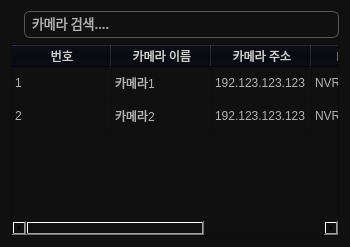
               <widget class="QWidget" name="widget_6" native="true">
                <property name="styleSheet">
                 <string notr="true">background-color: rgb(16, 16, 16);</string>
                </property>
                <layout class="QVBoxLayout" name="verticalLayout_22">
                 <item>
                  <layout class="QVBoxLayout" name="verticalLayout_24">
                   <item>
                    <layout class="QHBoxLayout" name="horizontalLayout_18">
                     <item>
                      <widget class="QLabel" name="label_5">
                       <property name="maximumSize">
                        <size>
                         <width>32</width>
                         <height>32</height>
                        </size>
                       </property>
                       <property name="text">
                        <string/>
                       </property>
                       <property name="pixmap">
                        <pixmap resource="../resourece.qrc">:/ui/ui/images/search_ico.png</pixmap>
                       </property>
                       <property name="scaledContents">
                        <bool>true</bool>
                       </property>
                      </widget>
                     </item>
                     <item>
                      <widget class="QLineEdit" name="ai_server_camera_search_input">
                       <property name="minimumSize">
                        <size>
                         <width>252</width>
                         <height>17</height>
                        </size>
                       </property>
                       <property name="maximumSize">
                        <size>
                         <width>999999</width>
                         <height>27</height>
                        </size>
                       </property>
                       <property name="font">
                        <font>
                         <family>Sans</family>
                         <pointsize>10</pointsize>
                         <bold>false</bold>
                        </font>
                       </property>
                       <property name="focusPolicy">
                        <enum>Qt::FocusPolicy::StrongFocus</enum>
                       </property>
                       <property name="statusTip">
                        <string/>
                       </property>
                       <property name="styleSheet">
                        <string notr="true">

QLineEdit {
qproperty-frame: false;
font-size:10pt;
color: rgb(179,179,179);
background-color: rgba(255, 255, 255, 0);
border: 1px solid #555;
border-radius: 6px;
 padding: 5px;
            }
            
            QLineEdit::placeholder {
                color: rgba(255, 255, 255, 120); /* 반투명 흰색 */
            }</string>
                       </property>
                       <property name="text">
                        <string>카메라 검색....</string>
                       </property>
                       <property name="placeholderText">
                        <string/>
                       </property>
                      </widget>
                     </item>
                    </layout>
                   </item>
                   <item>
                    <widget class="QTableWidget" name="ai_server_info_table">
                     <property name="minimumSize">
                      <size>
                       <width>328</width>
                       <height>120</height>
                      </size>
                     </property>
                     <property name="styleSheet">
                      <string notr="true">
QTableWidget {
    background-color: rgb(16, 16, 16); /* 테이블 전체 배경색 */
    color: rgb(179,179,179);
}

QHeaderView::section {
    color: rgb(209, 209, 209); /* 헤더 텍스트 색상 - 회색 */
	background-color: rgb(7, 7, 16); 

}

QTableWidget::item {
    color: rgb(179,179,179); /* 기본 상태에서의 텍스트 색상 - 흰색 */

}

QTableWidget::item:selected {
    background-color: rgb(32,39,49); /* 선택된 셀의 배경색 */
    color: rgb(255, 255, 255);

}

QScrollBar:vertical {
    border: 1px solid #999999;
    background: #b3b3b3c6;
    width: 8px;
}
QScrollBar::handle:vertical {
background: #2f2f2f; 
min-height: 10px;
width: 8px;

}
</string>
                     </property>
                     <property name="editTriggers">
                      <set>QAbstractItemView::EditTrigger::NoEditTriggers</set>
                     </property>
                     <property name="dragDropOverwriteMode">
                      <bool>false</bool>
                     </property>
                     <property name="dragDropMode">
                      <enum>QAbstractItemView::DragDropMode::NoDragDrop</enum>
                     </property>
                     <property name="selectionMode">
                      <enum>QAbstractItemView::SelectionMode::MultiSelection</enum>
                     </property>
                     <property name="selectionBehavior">
                      <enum>QAbstractItemView::SelectionBehavior::SelectRows</enum>
                     </property>
                     <property name="showGrid">
                      <bool>true</bool>
                     </property>
                     <attribute name="horizontalHeaderVisible">
                      <bool>true</bool>
                     </attribute>
                     <attribute name="horizontalHeaderCascadingSectionResizes">
                      <bool>true</bool>
                     </attribute>
                     <attribute name="horizontalHeaderMinimumSectionSize">
                      <number>30</number>
                     </attribute>
                     <attribute name="horizontalHeaderDefaultSectionSize">
                      <number>100</number>
                     </attribute>
                     <attribute name="horizontalHeaderHighlightSections">
                      <bool>false</bool>
                     </attribute>
                     <attribute name="horizontalHeaderShowSortIndicator" stdset="0">
                      <bool>false</bool>
                     </attribute>
                     <attribute name="horizontalHeaderStretchLastSection">
                      <bool>true</bool>
                     </attribute>
                     <attribute name="verticalHeaderVisible">
                      <bool>false</bool>
                     </attribute>
                     <attribute name="verticalHeaderCascadingSectionResizes">
                      <bool>false</bool>
                     </attribute>
                     <attribute name="verticalHeaderMinimumSectionSize">
                      <number>21</number>
                     </attribute>
                     <attribute name="verticalHeaderDefaultSectionSize">
                      <number>33</number>
                     </attribute>
                     <attribute name="verticalHeaderHighlightSections">
                      <bool>false</bool>
                     </attribute>
                     <attribute name="verticalHeaderShowSortIndicator" stdset="0">
                      <bool>false</bool>
                     </attribute>
                     <row/>
                     <row/>
                     <column>
                      <property name="text">
                       <string>번호</string>
                      </property>
                     </column>
                     <column>
                      <property name="text">
                       <string>카메라 이름</string>
                      </property>
                     </column>
                     <column>
                      <property name="text">
                       <string>카메라 주소</string>
                      </property>
                     </column>
                     <column>
                      <property name="text">
                       <string>NVR 이름</string>
                      </property>
                     </column>
                     <column>
                      <property name="text">
                       <string>NVR 주소</string>
                      </property>
                     </column>
                     <item row="0" column="0">
                      <property name="text">
                       <string>1</string>
                      </property>
                     </item>
                     <item row="0" column="1">
                      <property name="text">
                       <string>카메라1</string>
                      </property>
                     </item>
                     <item row="0" column="2">
                      <property name="text">
                       <string>192.123.123.123</string>
                      </property>
                     </item>
                     <item row="0" column="3">
                      <property name="text">
                       <string>NVR1</string>
                      </property>
                     </item>
                     <item row="0" column="4">
                      <property name="text">
                       <string>172.123.123.123</string>
                      </property>
                     </item>
                     <item row="1" column="0">
                      <property name="text">
                       <string>2</string>
                      </property>
                     </item>
                     <item row="1" column="1">
                      <property name="text">
                       <string>카메라2</string>
                      </property>
                     </item>
                     <item row="1" column="2">
                      <property name="text">
                       <string>192.123.123.123</string>
                      </property>
                     </item>
                     <item row="1" column="3">
                      <property name="text">
                       <string>NVR2</string>
                      </property>
                     </item>
                     <item row="1" column="4">
                      <property name="text">
                       <string>173.123.123.123</string>
                      </property>
                     </item>
                    </widget>
                   </item>
                  </layout>
                 </item>
                </layout>
               </widget>
